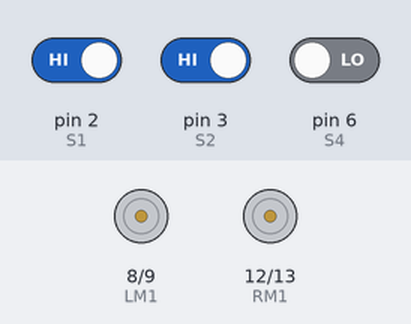
Recording of a sketch running on a simulated Arduino Uno, built with avr-gcc and run on an emulated ATmega328P. Parts: motor-driver pin pairs drawn as motors (green arrow = first pin HIGH = forward, orange = second pin HIGH = backward, longer = more drive, scaled by the enable pin). The test bench sets the inputs (shaded band); at power-on: pin 2 (S1) HIGH, pin 3 (S2) HIGH, pin 6 (S4) LOW.

Above: at 1.2 s.
1.3 s: pin 2 (S1) driven LOW
At 2.5 s:
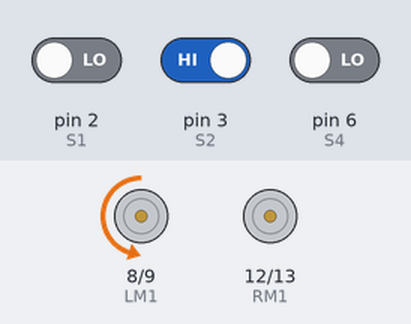
2.8 s: pin 3 (S2) driven LOW
At 3.8 s:
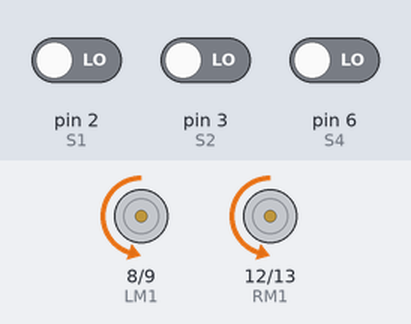
4.3 s: pin 2 (S1) driven HIGH
At 4.9 s:
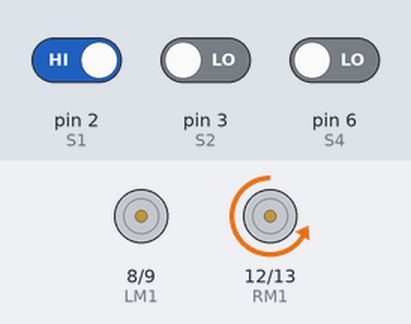
5.8 s: pin 3 (S2) driven HIGH
At 7.2 s:
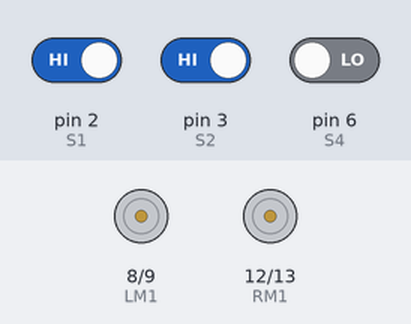
Timing chart, 0 to 8.3 s (numbered marks = the images above; inputs shaded):
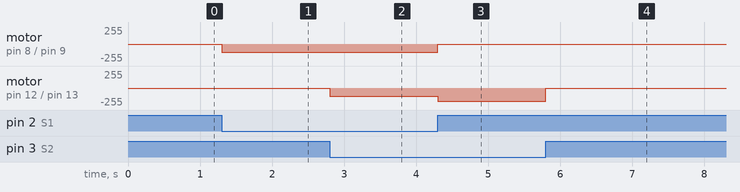

The sketch:

WORKING_LFR_BLACKLINE.ino
```cpp
#define S1 2             // left sensor
#define S2 3            // right sensor
#define S3 4           // extreme right
#define S4 6          //extreme left
#define LM1 8        // left motor
#define LM2 9       // left motor
#define RM1 12     // right motor
#define RM2 13    // right motor
#define ena 10
#define enb 11
void setup()
{
  pinMode(S1, INPUT);  //set these pins as inputs
  pinMode(S2, INPUT);  //set these pins as inputs
  pinMode(LM1, OUTPUT);  //set these pins as outputs
  pinMode(LM2, OUTPUT);
  pinMode(RM1, OUTPUT);
  pinMode(RM2, OUTPUT);
  pinMode(ena, OUTPUT);    //Enable pins for Motor Driver
  pinMode(enb, OUTPUT);

}

void loop()
{
  if((digitalRead(S1)==0)&&(digitalRead(S2)==0))     // When Both Sensors are on White Surface Move Forward
  {

    digitalWrite(LM1, LOW);
    digitalWrite(LM2, HIGH);
    analogWrite(ena,120);   //Motor Speed, Pins must be connected with PWM pins "~"
    digitalWrite(RM1, LOW);
    digitalWrite(RM2, HIGH);
    analogWrite(enb,120);  //Motor Speed, Pins must be connected with PWM pins "~"


  }

  else if((digitalRead(S1)==0) && (digitalRead(S2)==1))     // When Right sensor detects Black tape
  {
    digitalWrite(LM1, LOW);
    digitalWrite(LM2, HIGH);
    analogWrite(ena,120);
    digitalWrite(RM1, LOW);
    digitalWrite(RM2, LOW);
    analogWrite(enb,120);

  }

  else if((digitalRead(S1)==1) && (digitalRead(S2)==0))     // When Left Sensor detects Black tape
  {

    digitalWrite(LM1, LOW);
    digitalWrite(LM2, LOW);
    analogWrite(ena,120);
    digitalWrite(RM1, LOW);
    digitalWrite(RM2, HIGH);
    analogWrite(enb,200);

  }
  else if ((digitalRead(S4)==1)&&(digitalRead(S3)==1)){
    digitalWrite(LM1, LOW);
    digitalWrite(LM2, HIGH);
    analogWrite(ena,200);   //Motor Speed, Pins must be connected with PWM pins "~"
    digitalWrite(RM1, LOW);
    digitalWrite(RM2, HIGH);
    analogWrite(enb,200);  //Motor Speed, Pins must be connected with PWM pins "~"

  }


  else           // When Both Sensors detects Black Tape
  {
    digitalWrite(LM1, LOW);
    digitalWrite(LM2, LOW);
    digitalWrite(RM1, LOW);
    digitalWrite(RM2, LOW);


  }


}
```

Measured:
- after the input at 1.3 s, motor on pin 8 (LM1) / pin 9 (LM2): stopped → backward 120/255 at once
- after the input at 2.8 s, motor on pin 12 (RM1) / pin 13 (RM2): stopped → backward 120/255 at once
- after the input at 4.3 s, motor on pin 8 (LM1) / pin 9 (LM2): backward 120/255 → stopped at once; motor on pin 12 (RM1) / pin 13 (RM2): backward 120/255 → backward 200/255 at once
- after the input at 5.8 s, motor on pin 12 (RM1) / pin 13 (RM2): backward 200/255 → stopped at once
